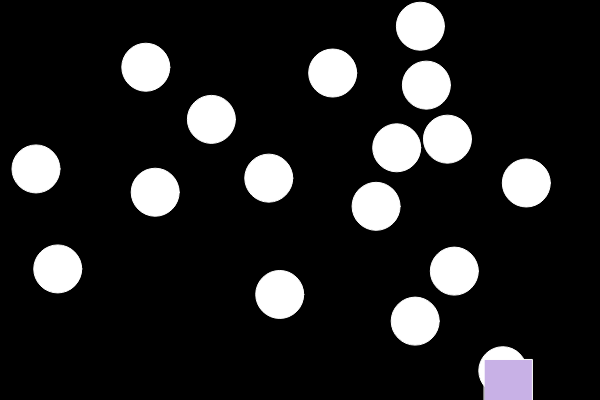
Frame 1 (no input)
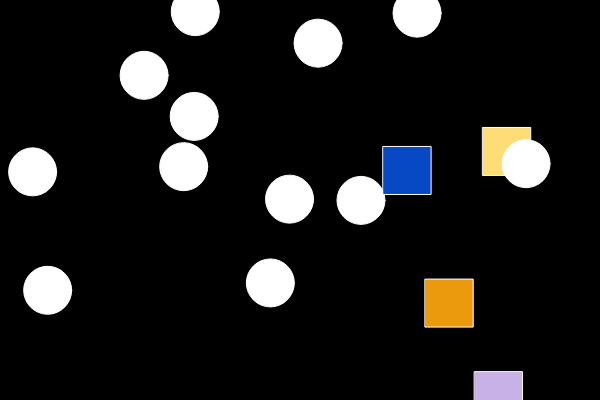
Frame 60 (no input)
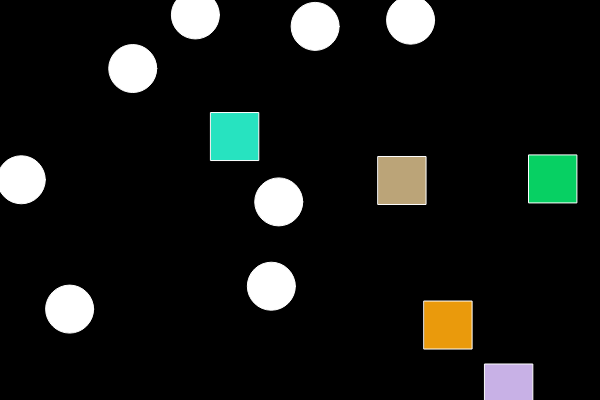
Frame 120 (the mouse pressed at the canvas centre since frame 60)

The p5.js sketch that drew these frames (run headless with seeded random() and noise() and a simulated clock; from frame 60 on, the mouse is pressed at the canvas centre):

// p5.js sketch
// ── sketch.js
var bubbles = [];
 
function setup() {
  createCanvas(600, 400);
  frameRate(30);
  for (var i = 0; i < 20; i++) {
    bubbles[i] = new Bubble(random(width), random(height));
  }
}
 
function draw() {
  background(0);
 
  for (var i = 0; i < bubbles.length; i++) {
    bubbles[i].update();
    bubbles[i].display();
 
    for (var j = i+1; j < bubbles.length; j++) {
      if (i != j && bubbles[i].intersects(bubbles[j])) {
        bubbles[i].changeColor();
        bubbles[j].changeColor();
        bubbles[j].setToSquare();
        bubbles.splice(i,1);
      }
    }
  }
}
// ── bubble.js
function Bubble(x, y) {
  this.x = x;
  this.y = y;
  this.r = 24;
  this.col = color(255);
  this.shape = true;
 
  this.changeColor = function() {
    this.col = color(random(255), random(255), random(255));
  }
 
  this.display = function() {
    stroke(255);
    fill(this.col);
    if(this.shape==true){
     ellipse(this.x, this.y, this.r * 2, this.r * 2);
    } else{
      rect(this.x, this.y, this.r*2, this.r*2);
    }
  }
 
  this.intersects = function(other) {
    var d = dist(this.x, this.y, other.x, other.y);
    return (d < this.r + other.r);
  }
 
  this.update = function() {
    this.x = this.x + random(-3, 3);
    this.y = this.y + random(-3, 3);
  }
 
  this.setToSquare = function() {
    this.shape = false;
  }
}
